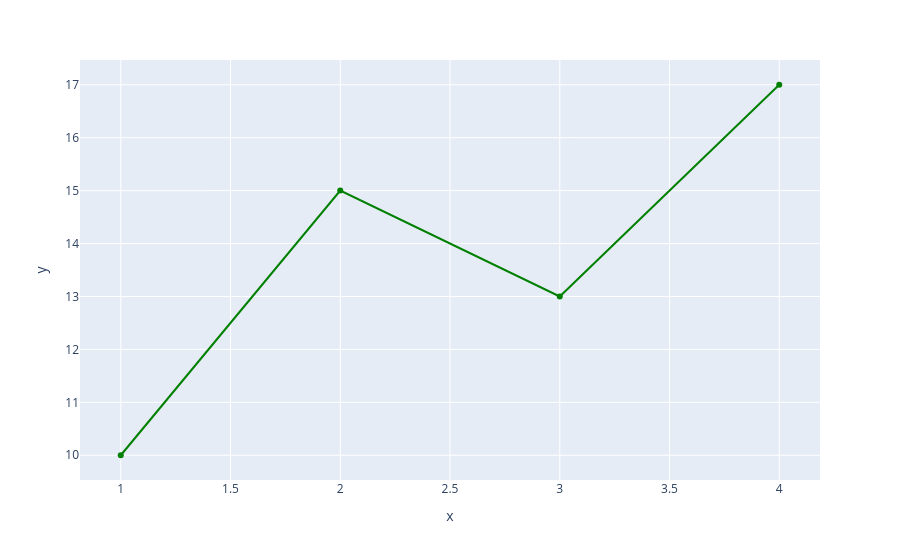

Notebook code for this chart:
### Markdown cell above
# Changing colors and showing markers
This  following example shows how to customize the color and marker style of a Plotly line chart. The markers=True argument adds circles at each data point on the line, and color_discrete_sequence=["green"] sets the line color to green. The chart is then displayed interactively with fig.show().

### Code cell
# Changing colors and showing markers
fig = px.line( x=[1, 2, 3, 4], y=[10, 15, 13, 17], markers=True, color_discrete_sequence=["green"])
fig.show()

### Figure 1 — Plotly figure (JSON) as saved in the notebook; plotly's stock layout.template omitted (floating-point values rounded to 4 significant figures)
{"data": [{"hovertemplate": "x=%{x}<br>y=%{y}<extra></extra>", "legendgroup": "", "line": {"color": "green", "dash": "solid"}, "marker": {"symbol": "circle"}, "mode": "lines+markers", "name": "", "orientation": "v", "showlegend": false, "type": "scatter", "x": [1, 2, 3, 4], "xaxis": "x", "y": [10, 15, 13, 17], "yaxis": "y"}], "layout": {"legend": {"tracegroupgap": 0}, "margin": {"t": 60}, "xaxis": {"anchor": "y", "domain": [0, 1], "title": {"text": "x"}}, "yaxis": {"anchor": "x", "domain": [0, 1], "title": {"text": "y"}}}}
